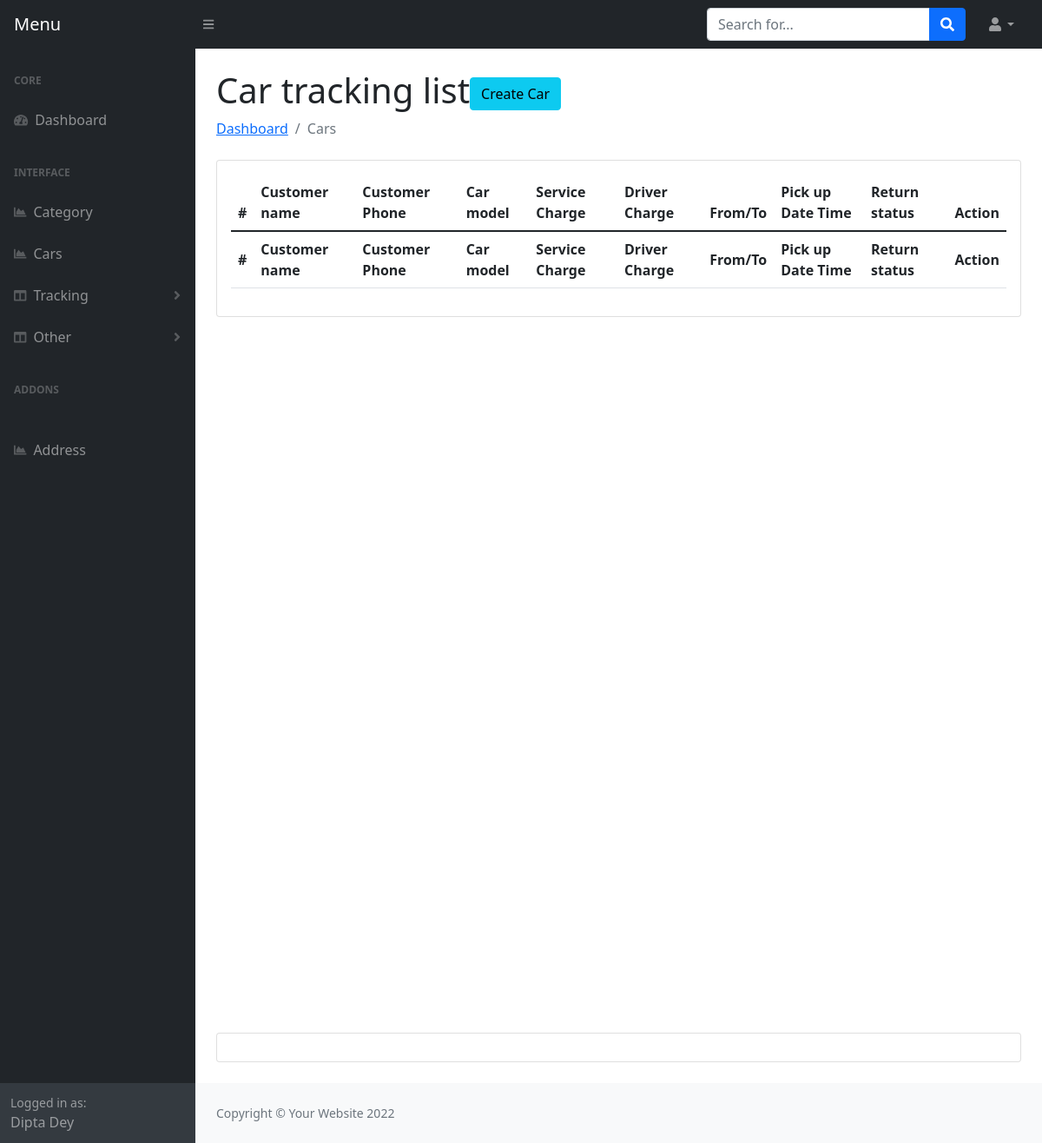
/admin/car-tracking.php (signed in), run on an earlier commit of the app's database.
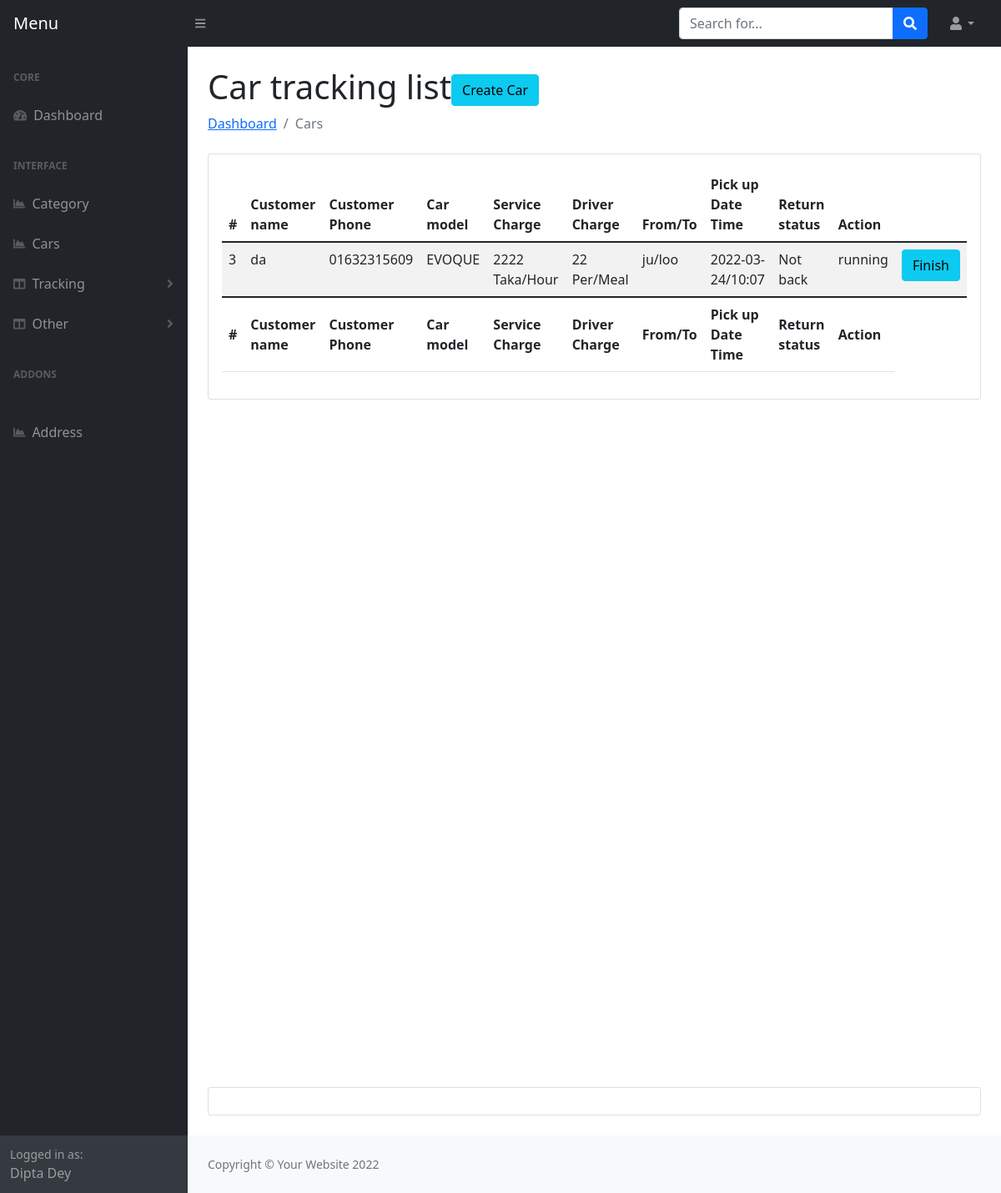
And on a later commit of the database.
### tables this page shows
CREATE TABLE `orders` (
  `Oid` int(11) NOT NULL,
  `car_id` int(11) NOT NULL,
  `user_id` int(11) NOT NULL,
  `pickup_location` text NOT NULL,
  `dropup_location` text NOT NULL,
  `date` varchar(191) NOT NULL,
  `time` varchar(191) NOT NULL,
  `trip_loop` tinyint(4) NOT NULL,
  `status` tinyint(4) NOT NULL,
  `created_at` timestamp NOT NULL DEFAULT current_timestamp()
);

CREATE TABLE `users` (
  `id` int(11) NOT NULL,
  `name` varchar(155) NOT NULL,
  `email` varchar(155) NOT NULL,
  `phone` varchar(100) NOT NULL,
  `address` text NOT NULL,
  `password` varchar(150) NOT NULL,
  `national_id` int(11) NOT NULL,
  `image` varchar(155) NOT NULL,
  `otp` int(11) DEFAULT NULL,
  `auth_check` int(11) NOT NULL DEFAULT 0,
  `flag` tinyint(4) NOT NULL,
  `created_at` timestamp NOT NULL DEFAULT current_timestamp()
);

CREATE TABLE `cars` (
  `id` int(11) NOT NULL,
  `cat_id` int(11) NOT NULL,
  `name` varchar(200) NOT NULL,
  `model` varchar(200) NOT NULL,
  `mileage` varchar(200) NOT NULL,
  `seats` int(11) NOT NULL,
  `fuel` varchar(200) NOT NULL,
  `service_charge` varchar(200) NOT NULL,
  `driver_food_charge` varchar(200) NOT NULL,
  `description` text NOT NULL,
  `image` varchar(155) NOT NULL,
  `transmission` varchar(155) NOT NULL DEFAULT 'Manual',
  `airconditions` tinytext NOT NULL,
  `child_seat` tinytext NOT NULL,
  `gps` tinyint(4) NOT NULL,
  `luggage` tinytext NOT NULL,
  `music` tinytext NOT NULL,
  `seat_belt` tinyint(4) NOT NULL,
  `sleeping_bed` tinyint(4) NOT NULL,
  `water` tinyint(4) NOT NULL,
  `bluetooth` tinyint(4) NOT NULL,
  `onboard_computer` tinyint(4) NOT NULL,
  `audio_input` tinyint(4) NOT NULL,
  `long_term_trips` tinyint(4) NOT NULL,
  `car_kit` tinyint(4) NOT NULL,
  `remote_central_locking` tinyint(4) NOT NULL,
  `climate_control` tinyint(4) NOT NULL,
  `flag` tinyint(4) NOT NULL,
  `created_at` timestamp NOT NULL DEFAULT current_timestamp()
);

### admin/car-tracking.php (the view, shortened to what this page needs)
<?php include 'header.php'; ?>
<main>
    <div class="container-fluid px-4">
        <h1 class="mt-4">Car tracking list<a class="btn btn-info" href="createcar.php">Create Car</a></h1>
        <ol class="breadcrumb mb-4">
            <li class="breadcrumb-item"><a href="index.php">Dashboard</a></li>
            <li class="breadcrumb-item active">Cars</li>
        </ol>
        <div class="card mb-4">
            <div class="card-body">
                <table class="table table-striped" id="datatablesSimple">
                    <thead>
                        <tr>
                            <th>#</th>
                            <th>Customer name</th>
                            <th>Customer Phone</th>
                            <th>Car model</th>
                            <th>Service Charge</th>
                            <th>Driver Charge</th>
                            <th>From/To</th>
                            <th>Pick up Date Time</th>
                            <th>Return status</th>
                            <th>Action</th>
                        </tr>
                    </thead>
                    <tfoot>
                        <tr>
                            <th>#</th>
                            <th>Customer name</th>
                            <th>Customer Phone</th>
                            <th>Car model</th>
                            <th>Service Charge</th>
                            <th>Driver Charge</th>
                            <th>From/To</th>
                            <th>Pick up Date Time</th>
                            <th>Return status</th>
                            <th>Action</th>
                        </tr>
                    </tfoot>
                    <tbody>
                        <?php
                        $query = "SELECT * FROM orders LEFT JOIN cars ON cars.id = orders.car_id LEFT JOIN users ON users.id = orders.user_id where orders.status=1 Order By orders.Oid asc";
                        $result = $con->query($query);
                        if ($result->num_rows > 0) {
                            foreach ($result as $key => $value) {
                        ?>
                                <tr>
                                    <td><?php echo $value['id']; ?></td>
                                    <td><?php echo $value['name']; ?></td>
                                    <td><?php echo $value['phone']; ?></td>
                                    <td><?php echo $value['model']; ?></td>
                                    <td><?php echo $value['service_charge']; ?> Taka/Hour</td>
                                    <td><?php echo $value['driver_food_charge']; ?> Per/Meal</td>
                                    <td><?php echo $value['pickup_location']; ?>/<?php echo $value['dropup_location']; ?></td>
                                    <td><?php echo $value['date']; ?>/<?php echo $value['time']; ?></td>
                                    <td>
                                        <?php
                                        if ($value['trip_loop'] == 0) {
                                            echo "Not back";
                                        } elseif ($value['trip_loop'] == 1) {
                                            echo "Return Home";
                                        } else {
                                            echo "something went wrong";
                                        }
                                        ?>
                                    </td>
                                    <td>
                                        <?php
                                        if ($value['status'] == 0) {
                                            echo "Pending";
                                        } elseif ($value['status'] == 1) {
                                            echo "running";
                                        } else {
                                            echo "Nice trip";
                                        }
                                        ?>
                                    </td>
                                    <td>
                                        <a href="?confirmid=<?php echo $value['Oid']; ?>" class="btn btn-info">Finish</a>
                                    </td>
                                </tr>
                        <?php }
                        } ?>
                    </tbody>
                </table>
            </div>
        </div>
        <div style="height: 100vh"></div>
        <div class="card mb-4">
            <div class="card-body"></div>
        </div>
    </div>
</main>
<?php include 'footer.php'; ?>

What changed in the data, as far as the page shows it:
now on this page (row edited): orders: user "3", user.name "da", user.phone "01632315609", car.model "EVOQUE", car.service_charge "2222", car.driver_food_charge "22", pickup_location "ju", dropup_location "loo", date "2022-03-24", time "10:07", trip_loop "Not back", status "running"
